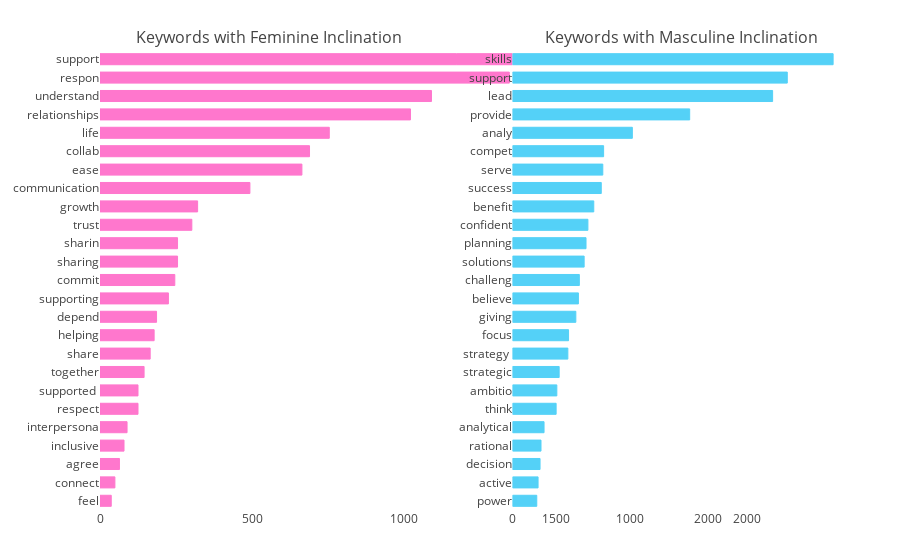

Write notebook code for a chart like this one.
### Markdown cell above
###  2.1 Use of Gendered Keywords in EY Bulletins

Let's look at how the gendered keywords are used in the job bulletins of City of Los Angeles bulletins. The following bar chart shows the frequency of different keywords in job bulletins.

### Code cell
import operator
sorted_x = sorted(femdict.items(), key=operator.itemgetter(1), reverse = True)        
yy = [_[0] for _ in sorted_x][:25][::-1]
xx = [_[1] for _ in sorted_x][:25][::-1]
trace1 = go.Bar(y = yy, x= xx, width=0.6, 
    marker=dict(color='#ff77cd', line=dict(
            color='#ff77cd',
            width=1,
        )),
    orientation='h', name='')

sorted_x = sorted(masdict.items(), key=operator.itemgetter(1), reverse = True)        
yy = [_[0] for _ in sorted_x][:25][::-1]
xx = [_[1] for _ in sorted_x][:25][::-1]
trace2 = go.Bar(y = yy, x= xx, width=0.6, 
    marker=dict(color='#54d1f7', line=dict(
            color='#54d1f7',
            width=1,
        )),
    orientation='h', name='')

layout = dict(
    showlegend = False,
    title='',
    yaxis=dict(
        showgrid=False,
        showline=False,
        showticklabels=True,
    ),
    xaxis=dict(
        zeroline=False,
        showline=False,
        showticklabels=True,
        showgrid=False,
    ),
    xaxis2=dict(
        zeroline=False,
        showline=False,
        showticklabels=True,
        showgrid=False,
    ),
    margin=dict( l=100, r=50, t=50, b=50),
)

fig = tools.make_subplots(rows=1, cols=2, shared_xaxes=True, print_grid = False,
                          shared_yaxes=False, vertical_spacing=0.001, 
                          subplot_titles=["Keywords with Feminine Inclination", "Keywords with Masculine Inclination"]
                         )

fig.append_trace(trace1, 1, 1)
fig.append_trace(trace2, 1, 2)
fig['layout'].update(layout)
iplot(fig, filename='oecd-networth-saving-bar-line')

### Figure 1 — Plotly figure (JSON) as saved in the notebook; plotly's stock layout.template omitted (floating-point values rounded to 4 significant figures)
{"data": [{"marker": {"color": "#ff77cd", "line": {"color": "#ff77cd", "width": 1}}, "name": "", "orientation": "h", "type": "bar", "width": 0.6, "x": [37, 49, 64, 79, 89, 125, 125, 145, 165, 178, 186, 225, 246, 255, 255, 302, 321, 493, 664, 689, 754, 1021, 1090, 1346, 2343], "xaxis": "x1", "y": ["feel", "connect", "agree", "inclusive", "interpersona", "respect", "supported ", "together", "share", "helping", "depend", "supporting", "commit", "sharing", "sharin", "trust", "growth", "communication", "ease", "collab", "life", "relationships", "understand", "respon", "support"], "yaxis": "y1"}, {"marker": {"color": "#54d1f7", "line": {"color": "#54d1f7", "width": 1}}, "name": "", "orientation": "h", "type": "bar", "width": 0.6, "x": [207, 218, 235, 243, 269, 372, 378, 398, 472, 478, 540, 562, 570, 611, 627, 643, 693, 757, 770, 777, 1022, 1511, 2218, 2343, 2734], "xaxis": "x2", "y": ["power", "active", "decision", "rational", "analytical", "think", "ambitio", "strategic", "strategy ", "focus", "giving", "believe", "challeng", "solutions", "planning", "confident", "benefit", "success", "serve", "compet", "analy", "provide", "lead", "support", "skills"], "yaxis": "y2"}], "layout": {"annotations": [{"font": {"size": 16}, "showarrow": false, "text": "Keywords with Feminine Inclination", "x": 0.225, "xanchor": "center", "xref": "paper", "y": 1, "yanchor": "bottom", "yref": "paper"}, {"font": {"size": 16}, "showarrow": false, "text": "Keywords with Masculine Inclination", "x": 0.775, "xanchor": "center", "xref": "paper", "y": 1, "yanchor": "bottom", "yref": "paper"}], "margin": {"b": 50, "l": 100, "r": 50, "t": 50}, "showlegend": false, "title": "", "xaxis": {"showgrid": false, "showline": false, "showticklabels": true, "zeroline": false}, "xaxis1": {"anchor": "y1", "domain": [0, 0.45]}, "xaxis2": {"anchor": "y2", "domain": [0.55, 1], "showgrid": false, "showline": false, "showticklabels": true, "zeroline": false}, "yaxis": {"showgrid": false, "showline": false, "showticklabels": true}, "yaxis1": {"anchor": "x1", "domain": [0, 1]}, "yaxis2": {"anchor": "x2", "domain": [0, 1]}}}
